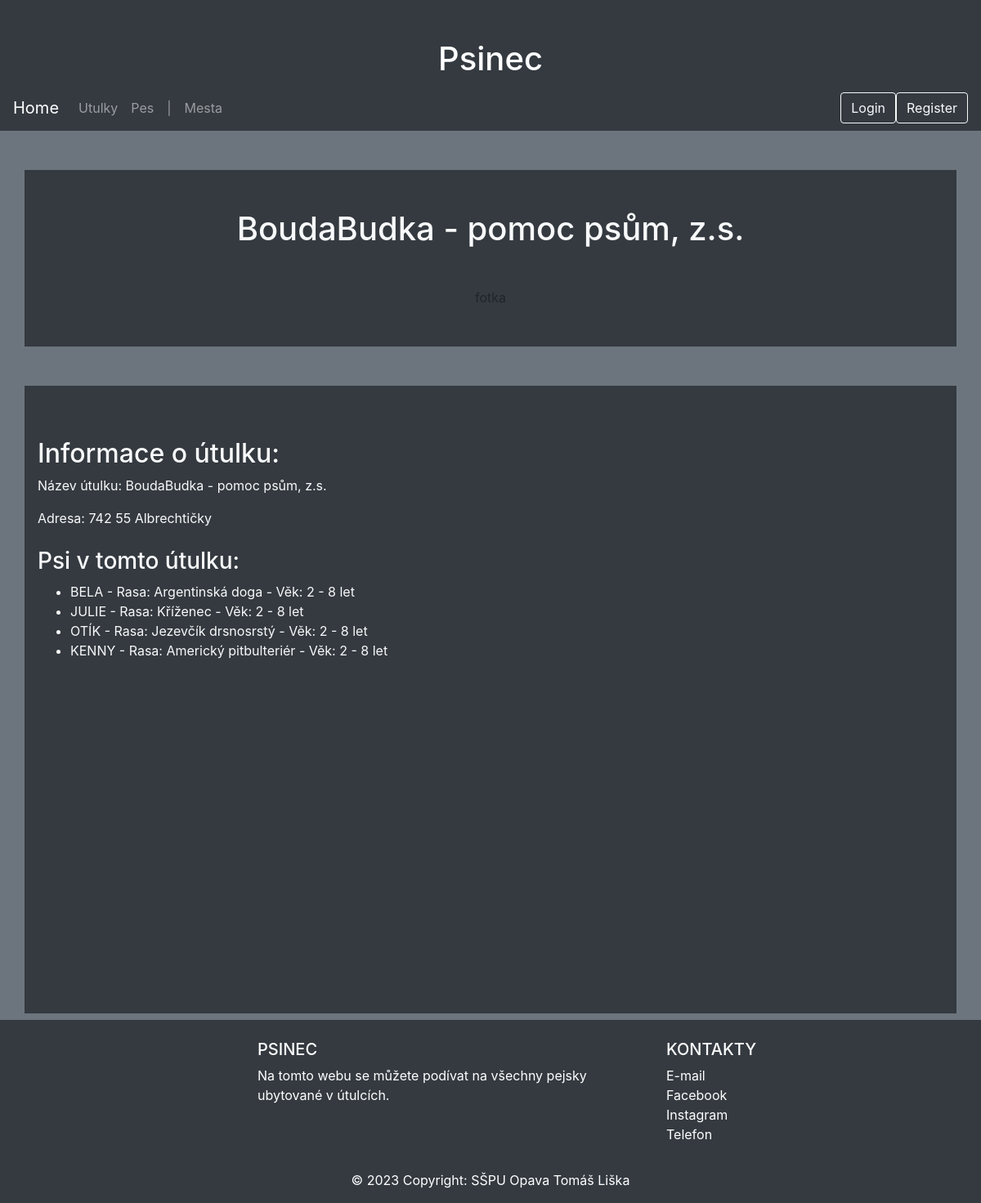
/utulky/BoudaBudka - pomoc psům, z.s., run on the app's committed database.
### website/models.py (models this page shows, shortened)
class Utulek(db.Model):
    nazev = db.Column(db.String(45), primary_key=True)
    adresa = db.Column(db.String(45), nullable=False)
    mesto_nazev = db.Column(db.String(45), db.ForeignKey('mesto.nazev'), nullable=False)
    mesto = db.relationship('Mesto', backref=db.backref('utulky', lazy=True))

class Pes(db.Model):
    idpes = db.Column(db.Integer, primary_key=True)
    ockovani = db.Column(db.Enum('Ano', 'Ne', name='ockovani_enum'), nullable=True)
    jmeno = db.Column(db.String(45), nullable=False)
    rasa = db.Column(db.String(45))
    vek = db.Column(db.Enum('2 - 6 měs', '6 měs - 2 roky', '2 - 8 let', '8 a více', name='vek_enum'), nullable=True)
    velikost = db.Column(db.Enum('maly', 'stredni', 'velky', name='velikost_enum'), nullable=True)
    stav = db.Column(db.Enum('kastrovany', 'handicapovany', 'akutni adoptce', name='stav_enum'), nullable=True)
    pohlavi = db.Column(db.Enum('Pes', 'Fena', name='pohlavi_enum'), nullable=True)
    popis = db.Column(db.String(200))
    fotografie = db.Column(db.String(100), nullable=False, default='default.jpeg')
    utulek_nazev = db.Column(db.String(45), db.ForeignKey('utulek.nazev', name='utulek_nazev'), nullable=False)
    utulek = db.relationship('Utulek', backref=db.backref('pes', lazy=True))
    __table_args__ = (
        CheckConstraint('ockovani IN ("Ano", "Ne")'),
        CheckConstraint('vek IN ("2 - 6 měs", "6 měs - 2 roky", "2 - 8 let", "8 a více")'),
        CheckConstraint('velikost IN ("maly", "stredni", "velky")'),
        CheckConstraint('stav IN ("kastrovany", "handicapovany", "akutni adoptce")'),
        CheckConstraint('pohlavi IN ("Pes", "Fena")'),
    )

### website/views.py (the view)
@app.route('/utulky/<string:utulek_nazev>')
def utulek_detail(utulek_nazev):
    utulek = Utulek.query.get(utulek_nazev)
    pes_entries = Pes.query.filter(Pes.utulek_nazev == utulek.nazev).all()
    if utulek is None:
        abort(404)
    return render_template('utulek_detail.html', utulek=utulek, pes_entries=pes_entries)

### website/templates/utulek_detail.html (shortened to what this page needs)
<!DOCTYPE html>
<html lang="en">
<head>
    <link rel="stylesheet" href="https://stackpath.bootstrapcdn.com/bootstrap/4.5.2/css/bootstrap.min.css">
</head>
<body class="bg-secondary">
    <div class="jumbotron-fluid bg-dark pt-5">
        <h1 class="text-white text-center">Psinec</h1>
        {% include 'navbar.html' %}
    </div>
    <div class="container bg-dark mt-5 p-5">
        <h1 class="text-light text-center ">{{ utulek.nazev }}</h1>
        <div class="">
            <div class="text-center">
                <p class="card-text">fotka</p>
            </div>
        </div>
    </div>
    <div class="container bg-dark mt-5 mb-2 p-3 text-light">
        <h2 class="mt-5">Informace o útulku:</h2>
        <p>Název útulku: {{ utulek.nazev }}</p>
        <p>Adresa: {{ utulek.adresa }}</p>
        <h3 class="mt-4">Psi v tomto útulku:</h3>
        <ul>
            {% for pes in pes_entries %}
            <li>{{ pes.jmeno }} - Rasa: {{ pes.rasa }} - Věk: {{ pes.vek }}</li>
            {% endfor %}
        </ul>
        <div id="map" style="height: 400px;"></div>
    </div>
    {% include 'footer.html' %}
</body>
</html>

### data on the page
Utulek: nazev "BoudaBudka - pomoc psům, z.s.", adresa "742 55 Albrechtičky"
Pes: jmeno "BELA", rasa "Argentinská doga", vek "2 - 8 let"
Pes: jmeno "JULIE", rasa "Kříženec", vek "2 - 8 let"
Pes: jmeno "OTÍK", rasa "Jezevčík drsnosrstý", vek "2 - 8 let"
Pes: jmeno "KENNY", rasa "Americký pitbulteriér", vek "2 - 8 let"
